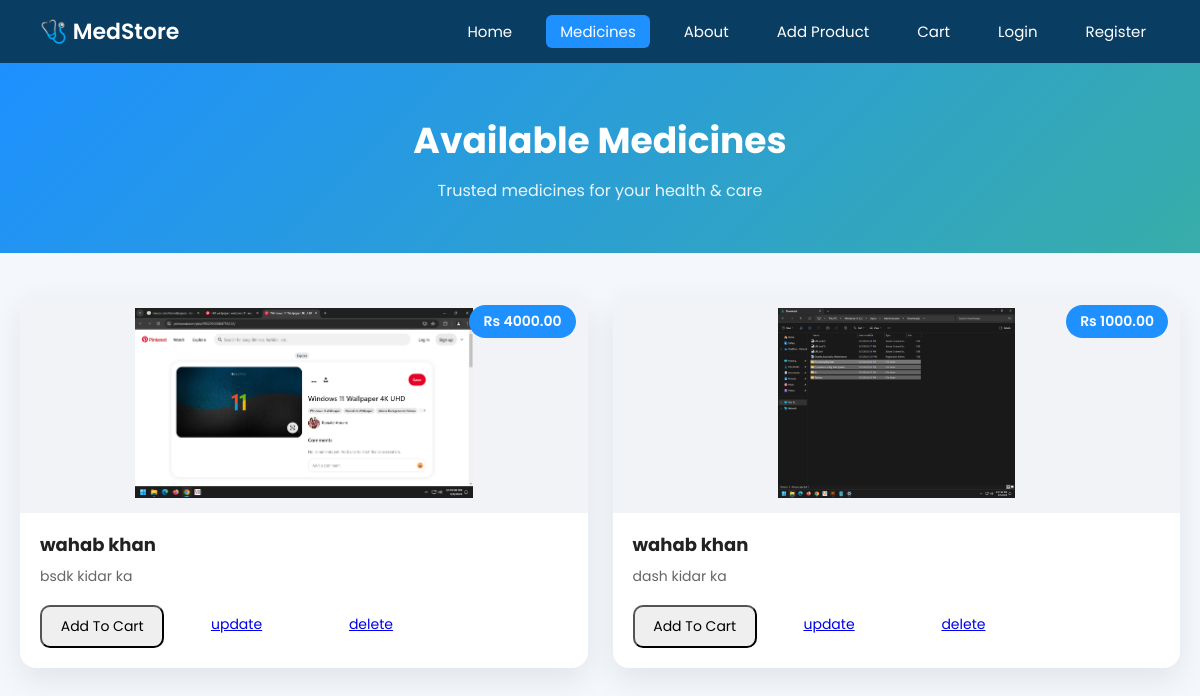
The app's page /, older data.
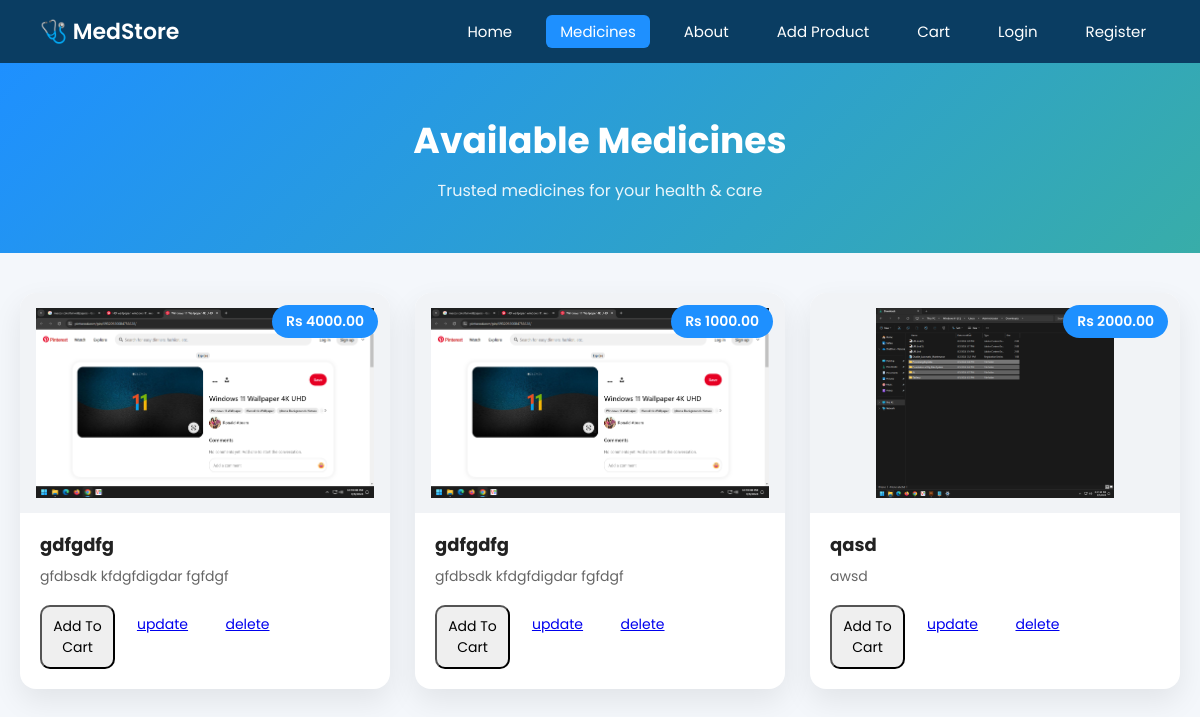
The same page, newer data.
### store/models.py (models this page shows, shortened)
class Medicines(models.Model):
    name = models.CharField(max_length=100)
    description = models.TextField()
    price = models.DecimalField(max_digits=10 , decimal_places=2)
    image = models.ImageField(upload_to='media/',null=True)

### store/views.py (the view)
# urls.py: 2. Add a URL to urlpatterns:  path('', views.home, name='home')
def home(request):
    med = Medicines.objects.all()
    context = {'medicines':med}
    return render(request,"index.html", context)

### store/templates/index.html (shortened to what this page needs)
{% load static %}
<!DOCTYPE html>
<html lang="en">
<head>
    <link rel="stylesheet" href="{% static 'main.css' %}">
</head>
<body>
<nav class="navbar">
    <div class="logo">🩺 MedStore</div>
    <ul class="nav-links">
        <li><a href="#">Home</a></li>
        <li><a href="#" class="active">Medicines</a></li>
        <li><a href="#">About</a></li>
        <li><a href="/add_product">Add Product</a></li>
        <li><a href="{% url 'cart' %}">Cart</a></li>
        {% if user.is_authenticated %}
            <li>
                <form method="POST" action="{% url 'logout' %}">
                    {% csrf_token %}
                    <button type="submit" class="logout-btn">Logout</button>
                </form>
                <p>
                    {{ user.username }}
                </p>
            </li>
        {% else %}
            <li><a href="{% url 'login' %}">Login</a></li>
            <li><a href="{% url 'register' %}">Register</a></li>
        {% endif %}
    </ul>
</nav>
<section class="header">
    <h1>Available Medicines</h1>
    <p>Trusted medicines for your health & care</p>
</section>
<div class="container">
{% for medcine in medicines %}
<div class="card">
    <div class="card-img">
        <img src="{{ medcine.image.url }}" alt="{{ medcine.name }}">
        <span class="price-tag">Rs {{ medcine.price }}</span>
    </div>
    <div class="card-body">
        <h2>{{ medcine.name }}</h2>
        <p class="desc">{{ medcine.description|truncatechars:80 }}</p>
        <div class="card-actions">
            <button data-product="{{ medcine.id }}" data-action="add"
                class="btn btn-primary update-cart">
                 Add To Cart
            </button>
            <a href="{% url 'update_prod' medcine.id %}" class="btn btn-secondary">
                update
            </a>
            <a href="{% url 'delete' medcine.id %}" class="btn btn-danger">
                delete
            </a>
        </div>
    </div>
</div>
{% endfor %}
</div>
</body>
</html>

Row changes from the older to the newer data that the page shows:
removed Medicines: image (picture), price "1000.00", name "wahab khan", description "dash kidar ka"
changed Medicines (number 1 of 3 on the later page): name "wahab khan" → "gdfgdfg"; description "bsdk kidar ka" → "gfdbsdk kfdgfdigdar fgfdgf"
added Medicines: image (picture), price "1000.00", name "gdfgdfg", description "gfdbsdk kfdgfdigdar fgfdgf"
added Medicines: image (picture), price "2000.00", name "qasd", description "awsd"
